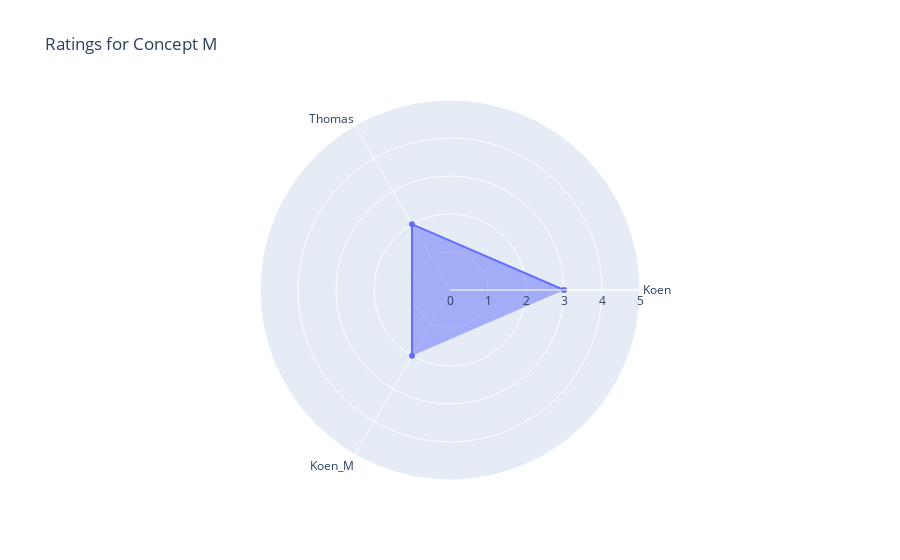

The cell this chart's notebook holds for it:
### Code cell
selected_book = "Concept M"

df_plot_book = df_scifi.filter(pl.col("title") == selected_book)

categories = ["Koen", "Thomas", "Koen_M"]
values = [df_plot_book.select(member).to_series().item() for member in categories]

fig = go.Figure()
fig.add_trace(go.Scatterpolar(r=values, theta=categories, fill="toself", name=selected_book))
fig.update_layout(
    polar={"radialaxis": {"visible": True, "range": [0, 5]}},
    showlegend=False,
    title=f"Ratings for {selected_book}",
)
fig.show()

### Figure 1 — Plotly figure (JSON) as saved in the notebook; plotly's stock layout.template omitted (floating-point values rounded to 4 significant figures)
{"data": [{"fill": "toself", "name": "Concept M", "r": [3, 2, 2], "theta": ["Koen", "Thomas", "Koen_M"], "type": "scatterpolar"}], "layout": {"polar": {"radialaxis": {"range": [0, 5], "visible": true}}, "showlegend": false, "title": {"text": "Ratings for Concept M"}}}
